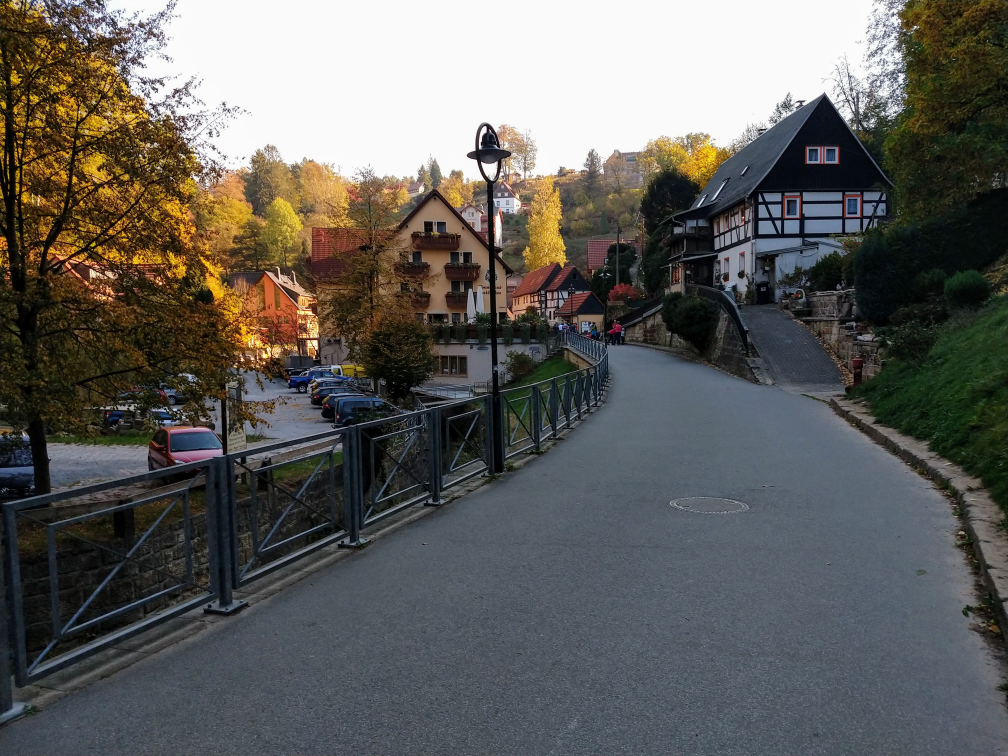
//> input picture MixImgs/img1.jpg, 4032 x 3024 px (shown at 1/4 size)
$ ./mix_img img1.jpg img2.jpg   (built with g++ and OpenCV 4)
//> lines starting //> are read from the running program, lines starting //| are printed output that depends on the picture
#include <iostream>
#include <vector>
#include <opencv2/opencv.hpp>
#include <numeric>

#define SIZE_RESIZE 0.3

/*
	1. Install OpenCV with debug libs on your system.

	2. Take two photos of a static (not changing) object, about 3m away from two view points, with about 10cm horizontal distance.

	3. Measure the overall brightness of the two images and adjust it to the mean value of the two images.

	4. Create a mixed image and put the red channel from the (adjusted) left image and the green and blue channel from the right image into said mixed image. Do this by (i) looping over all the pixels, (ii) by using opencv functions – compare the runtime!

	5. View the mixed image with red-cyan glasses ;-)
*/

int getOverallBrightness(const cv::Mat & image)
{
	// [6 lines of commented-out code are left out]

	cv::Scalar scalar = cv::mean(image);

	// std::cout << scalar.val[0] << "\t"  << scalar.val[1] << "\t"  << scalar.val[2] << "\t"  << "\n";
	// exit(0);

	return (scalar.val[0] + scalar.val[1] + scalar.val[2]) / 3;
	// std::accu
	// std::cout << cv::mean(scalar.val).val[0] << "\n";
// return 0;
	/*// not efficient
	for (auto it = image.begin<cv::Vec3b>(), end = image.end<cv::Vec3b>(); it != end; ++it)
	{
		int temp = 0;
		for (int c = 0; c < image.channels(); ++c)
		{
			temp += (*it)[c];
		}
		result += temp / image.channels();
	}


	for (auto it = temp.begin<cv::Vec3b>(), end = temp.end<cv::Vec3b>(); it != end; ++it)
	{
		result += (*it)[2];
	}*/
	// return result / image.total();
}

cv::Mat readImage(char* file_name)
{
//> called with file_name = "img1.jpg"
	cv::Mat result = cv::imread(file_name);
//> result is the input picture: 3024 rows x 4032 cols, CV_8UC3; mean B, G, R 92.3, 95.9, 96.7
	if(result.empty())
	{
		std::cout << "Could not open or find the image!\n" << std::endl;
		exit(0);
	}

	cv::resize(result, result, cv::Size(), SIZE_RESIZE, SIZE_RESIZE, cv::INTER_AREA);
//> result: 907 rows x 1210 cols, CV_8UC3
//> call 2 of readImage, with file_name = "img2.jpg"
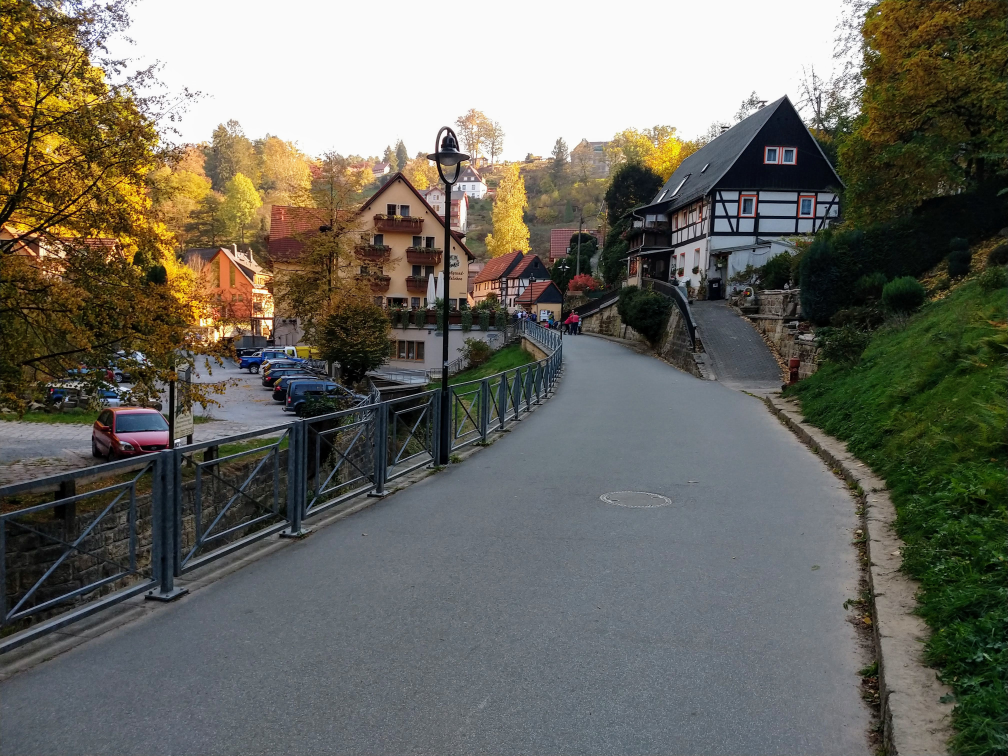
//> input picture MixImgs/img2.jpg, 4032 x 3024 px (shown at 1/4 size)
//> in readImage, result is the input picture: 3024 rows x 4032 cols, CV_8UC3; mean B, G, R 97.2, 106.2, 107.4

	return result;
}

void adjustBrightness(cv::Mat & image1, cv::Mat & image2)
{
	const int bright1 = getOverallBrightness(image1);
//> in getOverallBrightness, `cv::Scalar scalar = cv::mean(image);`: scalar = Scalar(92.25, 95.89, 96.73)
//> bright1 = 94
	const int bright2 = getOverallBrightness(image2);
//> bright2 = 103

	const int mean_brightness = (bright1 + bright2) / 2;
//> mean_brightness = 98

	// [6 lines of commented-out code are left out]
	image1.convertTo(image1, -1, 1, mean_brightness - bright1);
	image2.convertTo(image2, -1, 1, mean_brightness - bright2);

	/*const int brighttemp1 = getOverallBrightness(new_image1);
	const int brighttemp2 = getOverallBrightness(new_image2);

	std::cout << brighttemp1 << "\t" << brighttemp2 << "\t" << mean_brightness << std::endl;**/
}

cv::Mat mixImages(const cv::Mat & image1, const cv::Mat & image2)
{
	std::vector<cv::Mat> channels_1, channels_2;
	cv::Mat result;

	cv::split(image1, channels_1);
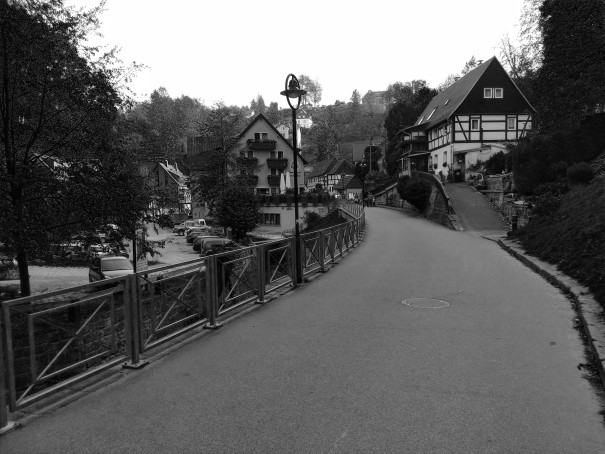
//> channels_1[0]: 907 rows x 1210 cols, CV_8UC1 (shown at 1/2 size); min 4, max 255, mean 96.2
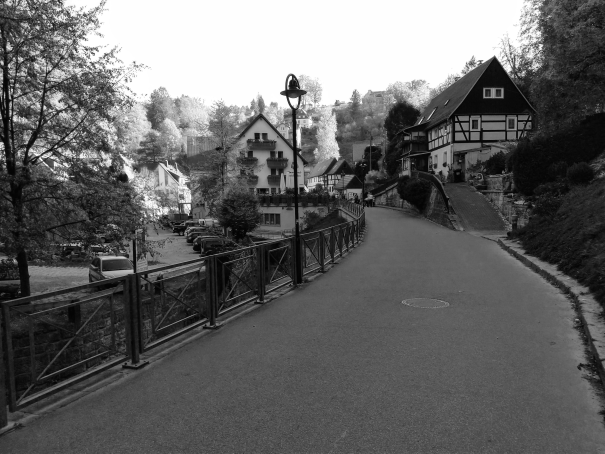
//> channels_1[2]: 907 rows x 1210 cols, CV_8UC1 (shown at 1/2 size); min 4, max 255, mean 100.7
	cv::split(image2, channels_2);
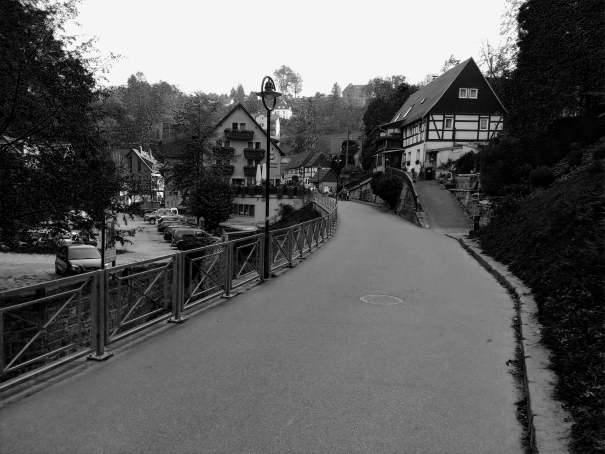
//> channels_2[0]: 907 rows x 1210 cols, CV_8UC1 (shown at 1/2 size); min 0, max 249, mean 92.2
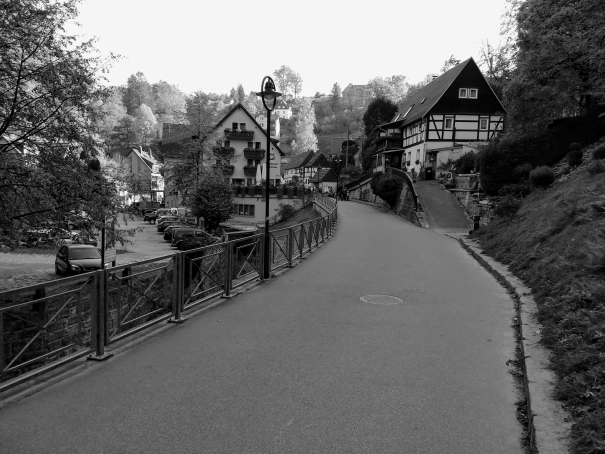
//> channels_2[1]: 907 rows x 1210 cols, CV_8UC1 (shown at 1/2 size); min 0, max 248, mean 101.2
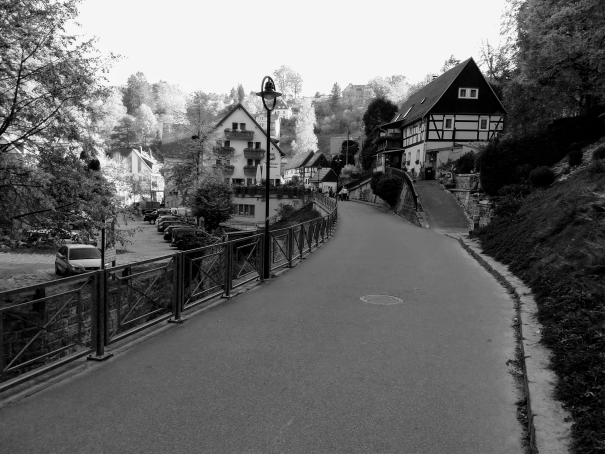
//> channels_2[2]: 907 rows x 1210 cols, CV_8UC1 (shown at 1/2 size); min 0, max 250, mean 102.5

	const std::vector<cv::Mat> final_channel = {channels_2[0], channels_2[1], channels_1[2]};
	// const std::vector<cv::Mat> final_channel = {channels_1[0], channels_1[1], channels_2[2]};
	cv::merge(final_channel, result);
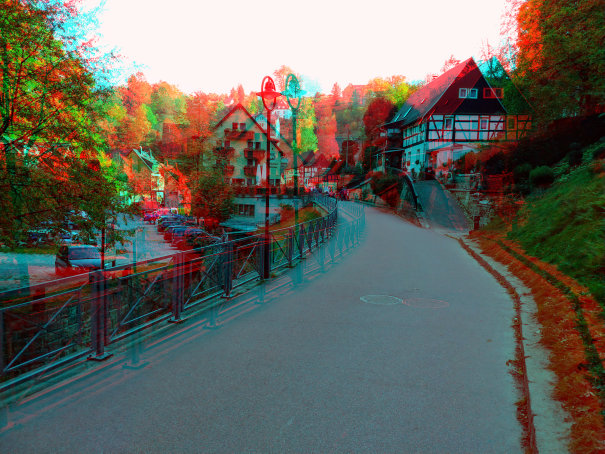
//> result: 907 rows x 1210 cols, CV_8UC3 (shown at 1/2 size); mean B, G, R 92.2, 101.2, 100.7

	return result;
}

int main(int argc, char** argv)
{
	if (argc != 3)
	{
		std::cout << "Usage: " << argv[0] << " <Left Image1> <Right Image2>\n";
		return -1;
	}

	cv::Mat img1 = readImage(argv[1]);
	cv::Mat img2 = readImage(argv[2]);

	adjustBrightness(img1, img2);

	const cv::Mat mixed_image = mixImages(img1, img2);
	// cv::imshow("Original Image 1", img1);
	cv::imshow("Final", mixed_image);

/*
	cv::imshow("New Image 1", new_image1);
	cv::imshow("Original Image 2", img2);
	cv::imshow("New Image 2", new_image2);
*/	cv::waitKey();

	return 0;
}
